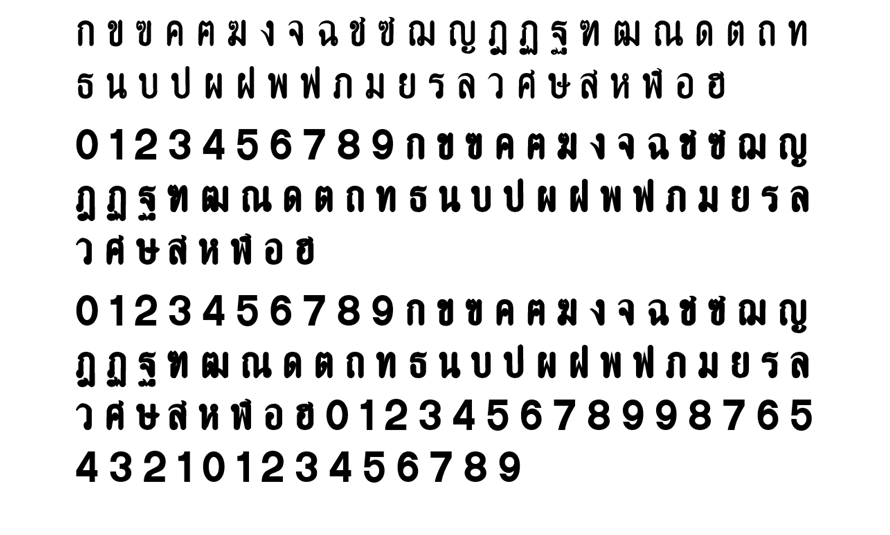
#> input picture 2.1-tesseract/training1.png, 890 x 535 px
$ python GenData.py   (older library calls are emulated)
#> lines starting #> are read from the running program, lines starting #| are printed output that depends on the picture; after the words box and inside, x2 and y2 are one past the last pixel; in counts of white or black regions, pixels touching at a corner belong together
import sys
import numpy as np
import cv2
import os


def main():
    img_TrainingNumbers = cv2.imread("training1.png")
#> img_TrainingNumbers is the input picture: shape (535, 890, 3); min 0, max 255, mean 222.7

    if img_TrainingNumbers is None:
        print ("error: image not read from file \n\n")
        os.system("pause")
        return


    img_Gray = cv2.cvtColor(img_TrainingNumbers, cv2.COLOR_BGR2GRAY)
    img_Blurred = cv2.GaussianBlur(img_Gray, (5,5), 0)
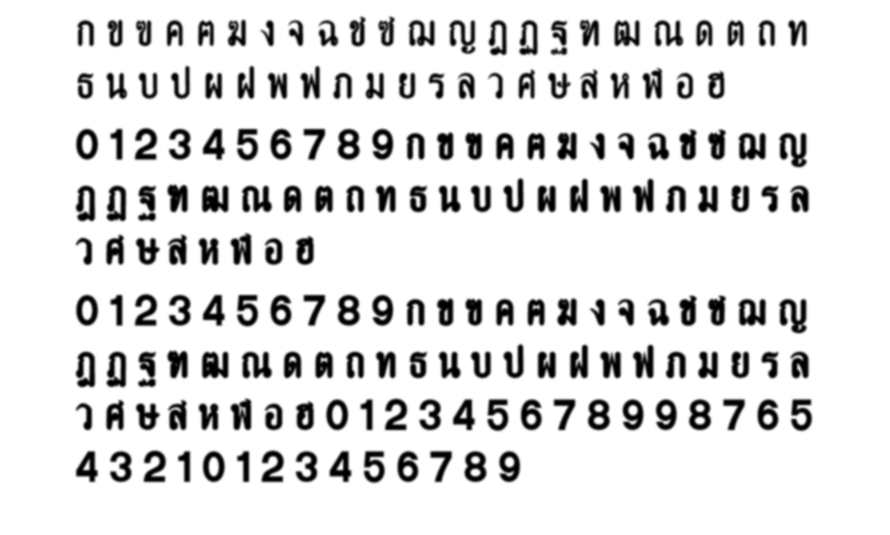
#> img_Blurred: shape (535, 890); min 0, max 255, mean 222.8


    img_Thresh = cv2.adaptiveThreshold(img_Blurred, 255, cv2.ADAPTIVE_THRESH_GAUSSIAN_C, cv2.THRESH_BINARY_INV, 11, 2)
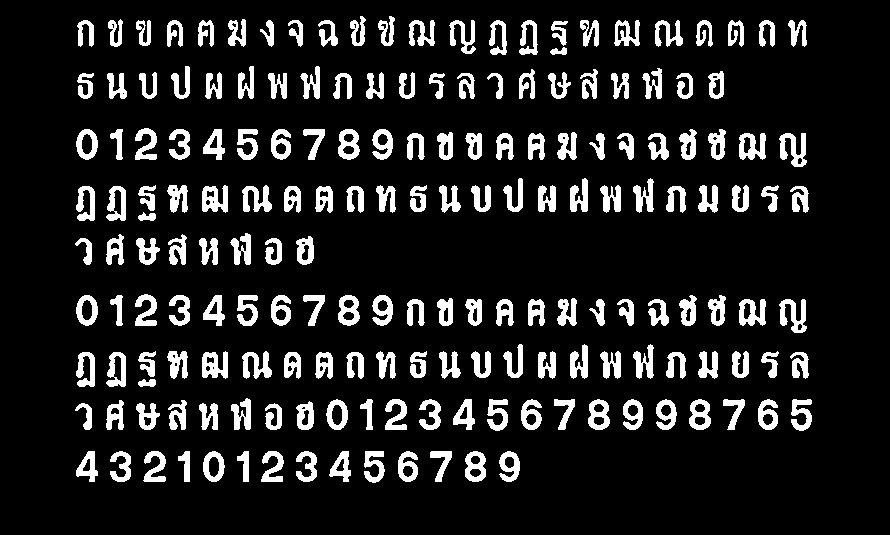
#> img_Thresh: shape (535, 890); 12.6% white; 184 white regions

    cv2.imshow("imgThresh", img_Thresh)

    img_ThreshCopy = img_Thresh.copy()

    img_Contours, npaContours, npaHierarchy = cv2.findContours(img_ThreshCopy, cv2.RETR_EXTERNAL, cv2.CHAIN_APPROX_SIMPLE)
#> npaContours = 184 contours; largest, box (x1, y1, x2, y2) and area: (106, 352, 126, 387) 510, (106, 186, 126, 221) 508, (465, 451, 486, 482) 505, (338, 295, 360, 326) 505, (338, 129, 360, 160) 505; npaHierarchy = 184 rows, first 6: [1, -1, -1, -1], [2, 0, -1, -1], [3, 1, -1, -1], [4, 2, -1, -1], [5, 3, -1, -1], [6, 4, -1, -1]


    npaFlattenedImages =  np.empty((0, 20 * 30))

    intClassifications = []

    # intValidChars = [ord('0'), ord('1'), ord('2'), ord('3'), ord('4'), ord('5'), ord('6'), ord('7'), ord('8'), ord('9'),
    #                  ord('ก'), ord('ข'), ord('ฃ'), ord('ค'), ord('ฅ'), ord('ฆ'), ord('ง'), ord('จ'), ord('ฉ'), ord('ช'),
    #                  ord('ซ'), ord('ฌ'), ord('ญ'), ord('ฎ'), ord('ฏ'), ord('ฐ'), ord('ฑ'), ord('ฒ'), ord('ณ'), ord('ด'),
    #                  ord('ต'), ord('ถ'), ord('ท'), ord('ธ'), ord('น'), ord('บ'), ord('ป'), ord('ผ'), ord('ฝ'), ord('พ'),
    #                  ord('ฟ'), ord('ภ'), ord('ม'), ord('ย'), ord('ร'), ord('ล'), ord('ว'), ord('ศ'), ord('ษ'), ord('ส'),
    #                  ord('ห'), ord('ฬ'), ord('อ'), ord('ฮ')]

    intValidChars = [k for k in range(48,207)]

    for npaContour in npaContours:
        if cv2.contourArea(npaContour) > 100:
            [intX, intY, intW, intH] = cv2.boundingRect(npaContour)

            cv2.rectangle(img_TrainingNumbers, (intX, intY), (intX+intW,intY+intH), (0, 0, 255), 2)

            img_ROI = img_Thresh[intY:intY+intH, intX:intX+intW]
            img_ROIResized = cv2.resize(img_ROI, (20, 30))

            cv2.imshow("imgROI", img_ROI)
            cv2.imshow("imgROIResized", img_ROIResized)
            cv2.imshow("training_numbers.png", img_TrainingNumbers)

            intChar = cv2.waitKey(0)

            if intChar == 27:
                sys.exit()
            elif intChar in intValidChars:

                intClassifications.append(intChar)

                npaFlattenedImage = img_ROIResized.reshape((1, 20 * 30))
                npaFlattenedImages = np.append(npaFlattenedImages, npaFlattenedImage, 0)
#> this loop made 1 pass; (key Esc is pressed on pass 1)
#> (intX, intY, intW, intH) on pass 1: (499, 451, 21, 31)
#> pass 1, in main, `img_ROI = img_Thresh[intY:intY+intH, intX:intX+intW]`:
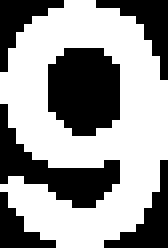
#> img_ROI: shape (31, 21) (shown 8 times larger); 59.4% white; 6 black regions, box (x1, y1, x2, y2) and area: (6, 6, 15, 17) 83, (0, 13, 15, 26) 67, (12, 0, 21, 10) 32, (13, 20, 21, 31) 32, (0, 0, 8, 9) 28, (0, 24, 7, 31) 22
#> pass 1, in main, `img_ROIResized = cv2.resize(img_ROI, (20, 30))`:
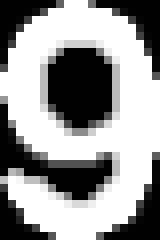
#> img_ROIResized: shape (30, 20) (shown 8 times larger); min 0, max 255, mean 151.2
#> after the loop, intClassifications = []


    fltClassifications = np.array(intClassifications, np.float32)

    npaClassifications = fltClassifications.reshape((fltClassifications.size, 1))

    print ("\n\ntraining complete !!\n")

    np.savetxt("classifications.txt", npaClassifications)
    np.savetxt("flattened_images.txt", npaFlattenedImages)

    cv2.destroyAllWindows()

    return


if __name__ == "__main__":
    main()
#> (the program exits here)

$ run again, with 2.1-tesseract/training2.png copied over 2.1-tesseract/training1.png
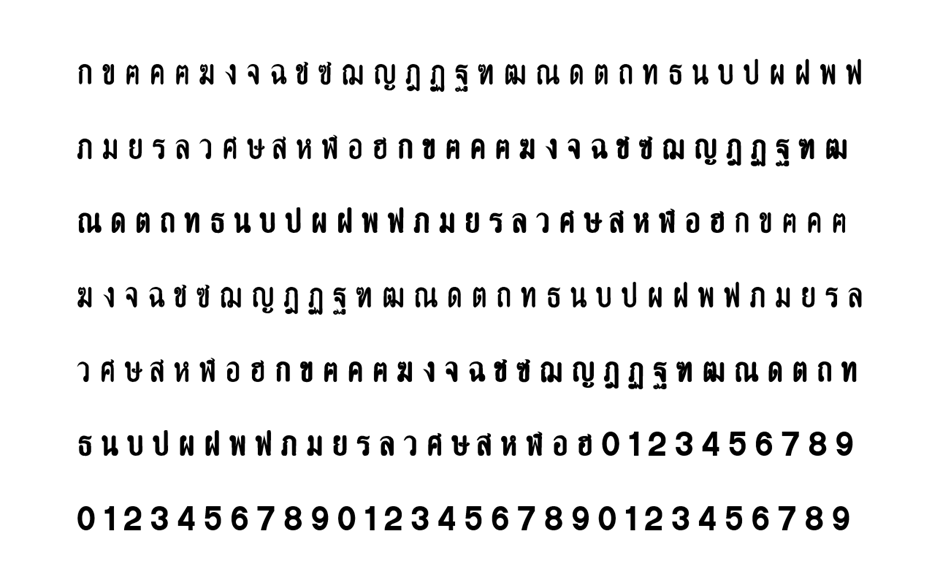
#> input picture 2.1-tesseract/training2.png, 944 x 582 px
#> in main, img_TrainingNumbers is the input picture: shape (582, 944, 3); min 0, max 255, mean 235.9
#> in main, `img_Thresh = cv2.adaptiveThreshold(img_Blurred, 255, cv2.ADAPTIVE_THRE..`:
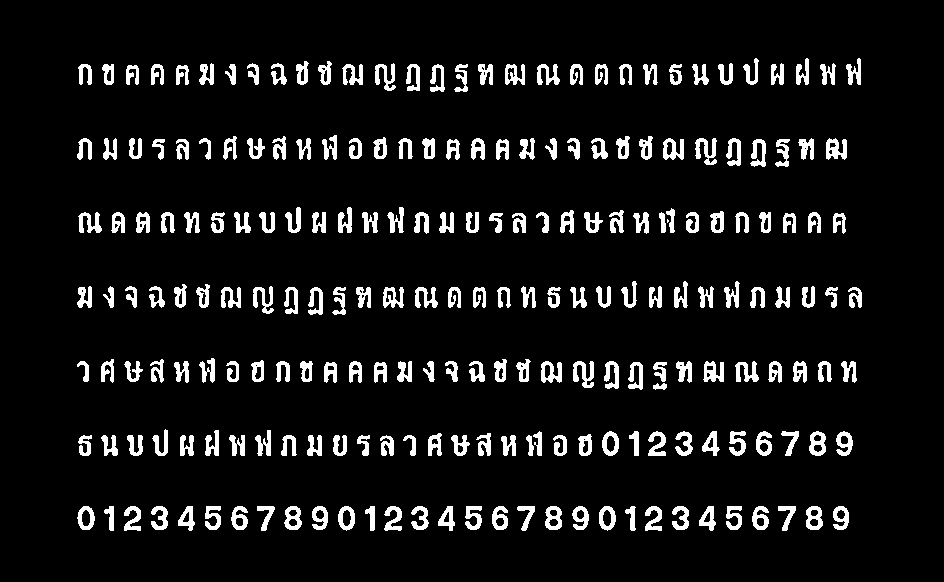
#> img_Thresh: shape (582, 944); 8% white; 220 white regions (1 under 20 px)
#> npaContours = 220 contours, 1 with area under 20; largest, box (x1, y1, x2, y2) and area: (809, 431, 826, 456) 314, (545, 506, 562, 530) 314, (806, 506, 823, 530) 312, (284, 506, 302, 530) 312, (602, 431, 619, 456) 310; npaHierarchy = 220 rows, first 6: [1, -1, -1, -1], [2, 0, -1, -1], [3, 1, -1, -1], [4, 2, -1, -1], [5, 3, -1, -1], [6, 4, -1, -1]
#> the loop in main, `for npaContour in npaContours:` made 1 pass; (key Esc is pressed on pass 1)
#> (intX, intY, intW, intH) on pass 1: (833, 506, 16, 24)
#> pass 1, in main, `img_ROIResized = cv2.resize(img_ROI, (20, 30))`:
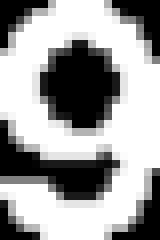
#> img_ROIResized: shape (30, 20) (shown 8 times larger); min 0, max 255, mean 158.4
#> after the loop in main, `for npaContour in npaContours:`: intClassifications = []

$ run again, with 2.1-tesseract/training3.png copied over 2.1-tesseract/training1.png
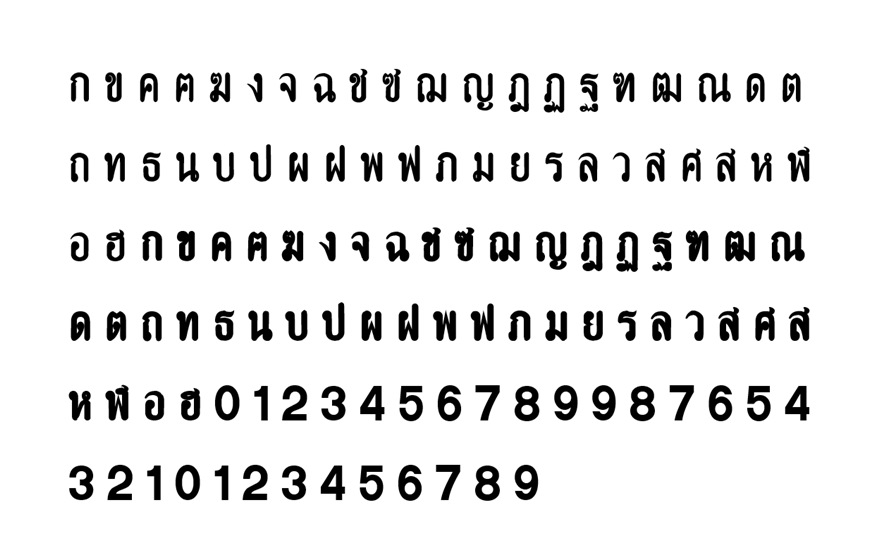
#> input picture 2.1-tesseract/training3.png, 896 x 546 px
#> in main, img_TrainingNumbers is the input picture: shape (546, 896, 3); min 0, max 255, mean 230.1
#> in main, `img_Thresh = cv2.adaptiveThreshold(img_Blurred, 255, cv2.ADAPTIVE_THRE..`:
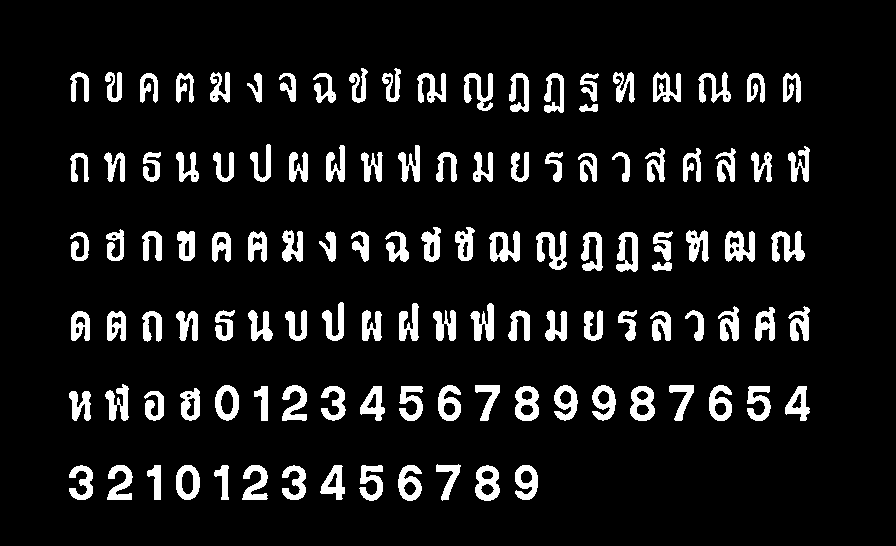
#> img_Thresh: shape (546, 896); 9.7% white; 117 white regions
#> npaContours = 117 contours; largest, box (x1, y1, x2, y2) and area: (630, 386, 655, 421) 672, (475, 465, 500, 501) 671, (515, 386, 539, 421) 669, (616, 232, 638, 272) 658, (176, 465, 200, 500) 651; npaHierarchy = 117 rows, first 6: [1, -1, -1, -1], [2, 0, -1, -1], [3, 1, -1, -1], [4, 2, -1, -1], [5, 3, -1, -1], [6, 4, -1, -1]
#> the loop in main, `for npaContour in npaContours:` made 1 pass; (key Esc is pressed on pass 1)
#> (intX, intY, intW, intH) on pass 1: (515, 465, 23, 35)
#> pass 1, in main, `img_ROIResized = cv2.resize(img_ROI, (20, 30))`:
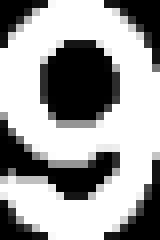
#> img_ROIResized: shape (30, 20) (shown 8 times larger); min 0, max 255, mean 158.7
#> after the loop in main, `for npaContour in npaContours:`: intClassifications = []

$ run again, with 2.1-tesseract/training4.png copied over 2.1-tesseract/training1.png
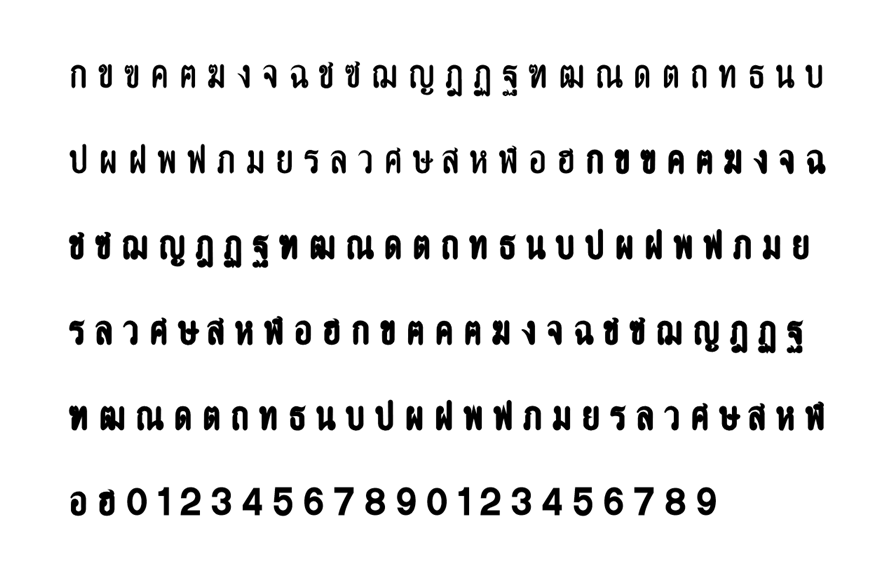
#> input picture 2.1-tesseract/training4.png, 891 x 579 px
#> in main, img_TrainingNumbers is the input picture: shape (579, 891, 3); min 0, max 255, mean 234.3
#> in main, `img_Thresh = cv2.adaptiveThreshold(img_Blurred, 255, cv2.ADAPTIVE_THRE..`:
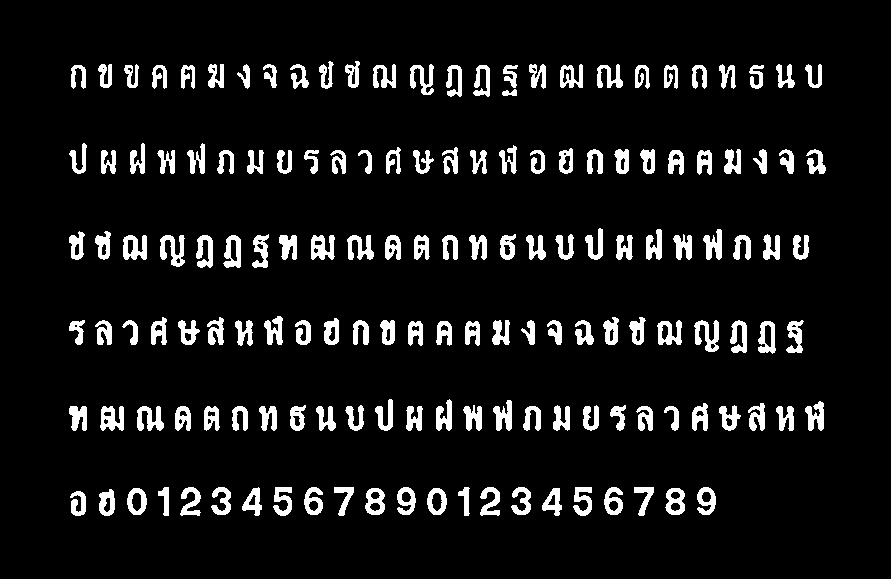
#> img_Thresh: shape (579, 891); 8.2% white; 153 white regions
#> npaContours = 153 contours; largest, box (x1, y1, x2, y2) and area: (223, 235, 241, 268) 423, (758, 321, 776, 354) 416, (123, 235, 147, 260) 409, (365, 488, 385, 515) 406, (665, 488, 685, 515) 405; npaHierarchy = 153 rows, first 6: [1, -1, -1, -1], [2, 0, -1, -1], [3, 1, -1, -1], [4, 2, -1, -1], [5, 3, -1, -1], [6, 4, -1, -1]
#> the loop in main, `for npaContour in npaContours:` made 1 pass; (key Esc is pressed on pass 1)
#> (intX, intY, intW, intH) on pass 1: (70, 491, 16, 25)
#> pass 1, in main, `img_ROIResized = cv2.resize(img_ROI, (20, 30))`:
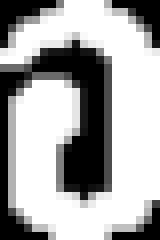
#> img_ROIResized: shape (30, 20) (shown 8 times larger); min 0, max 255, mean 167.2
#> after the loop in main, `for npaContour in npaContours:`: intClassifications = []
